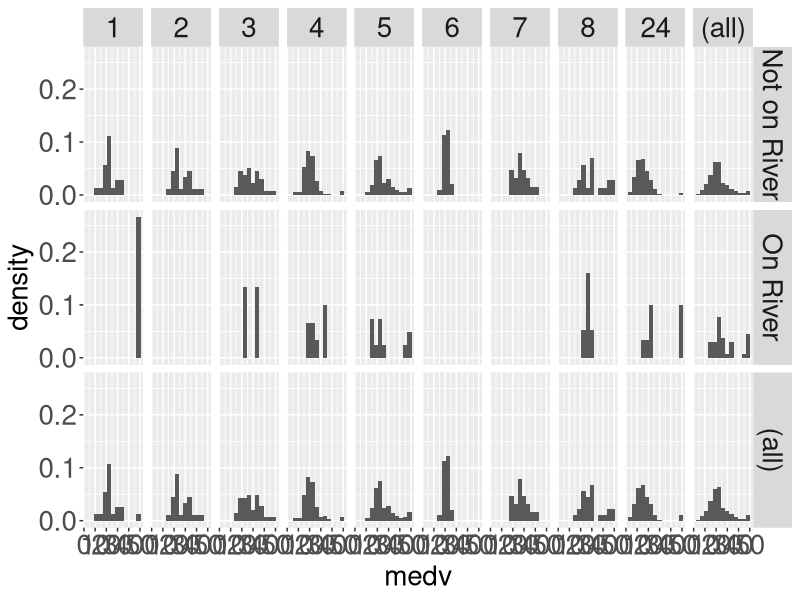
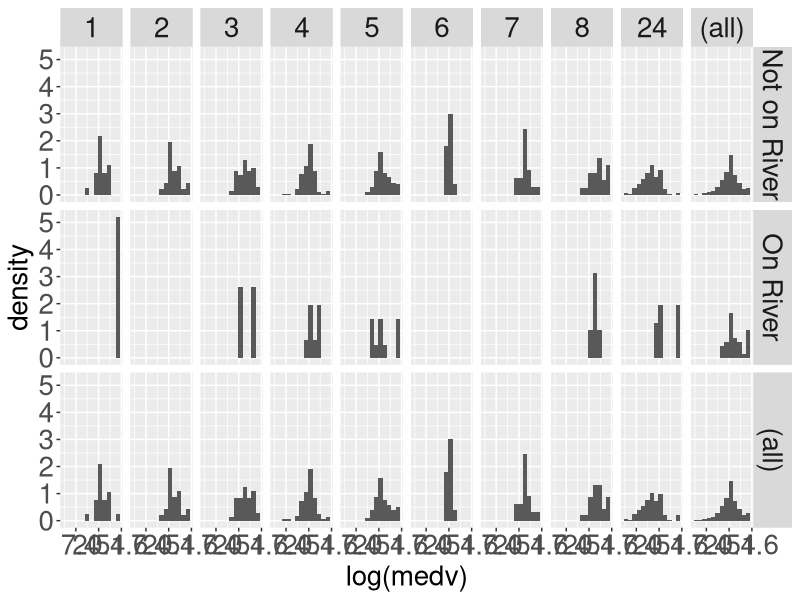
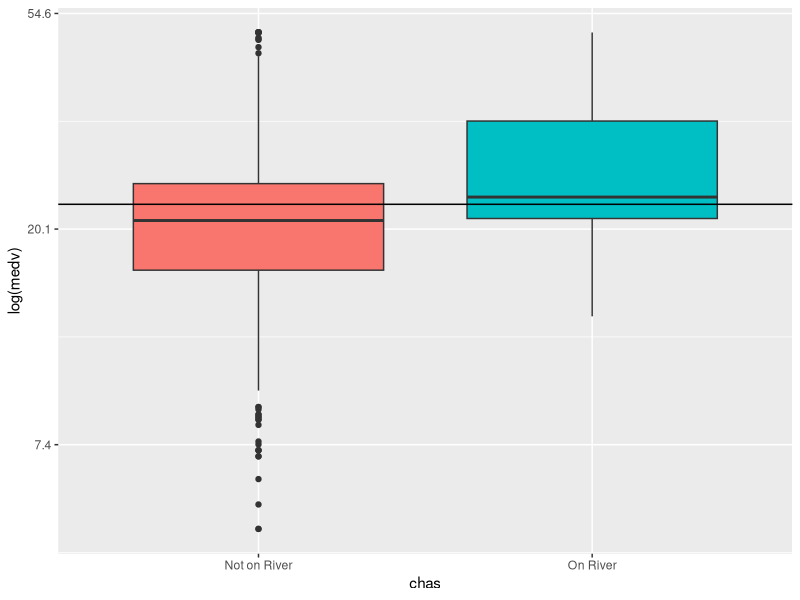
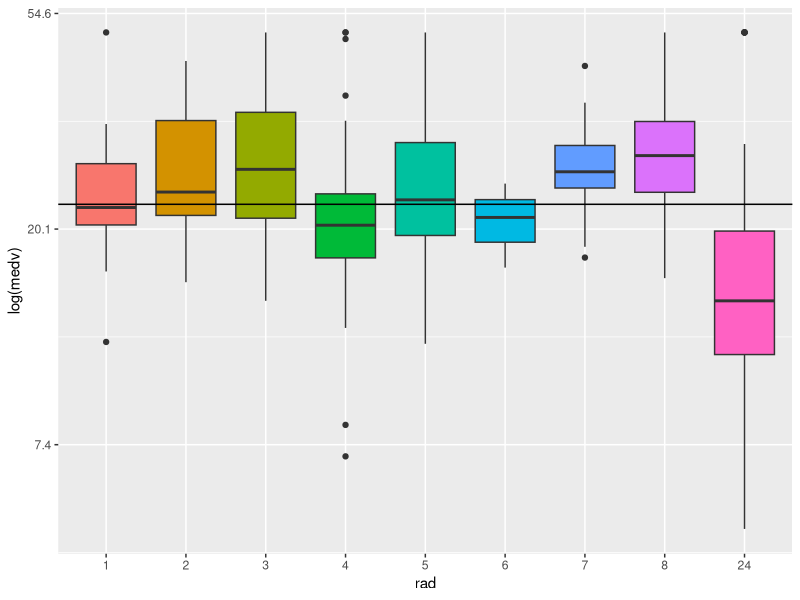
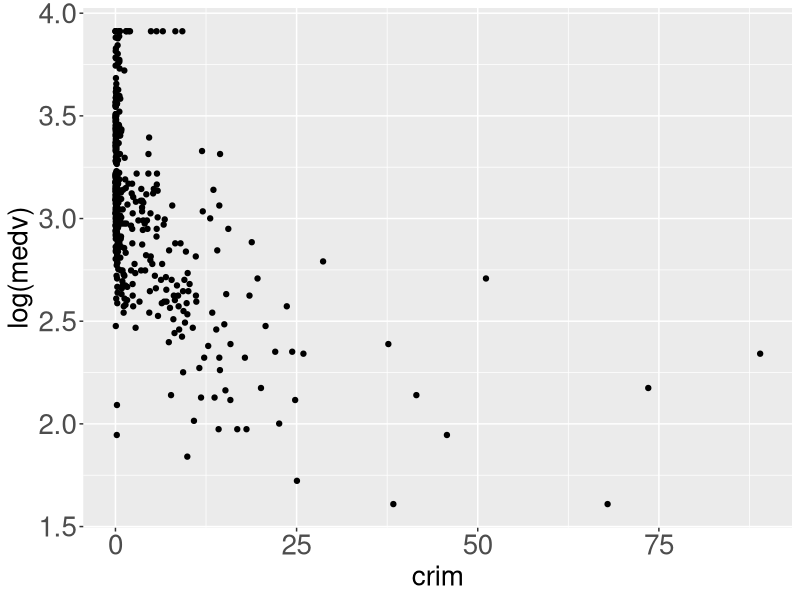
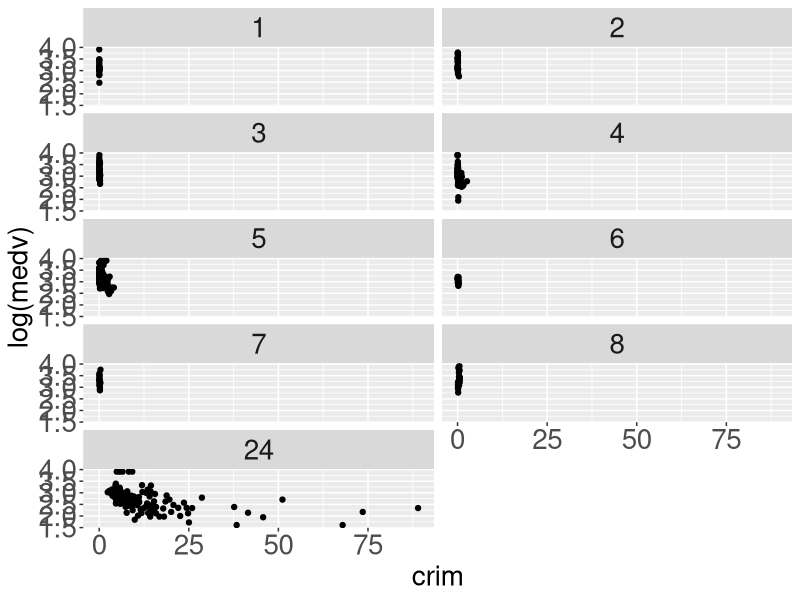
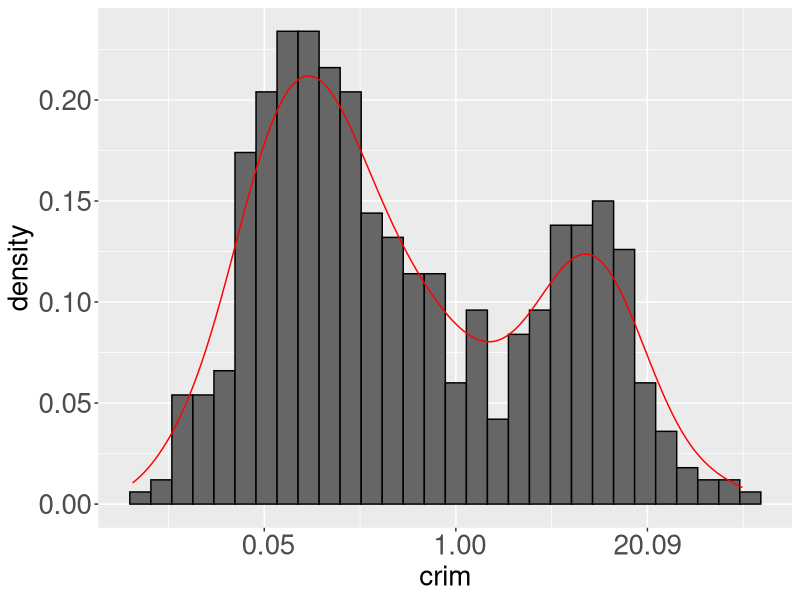
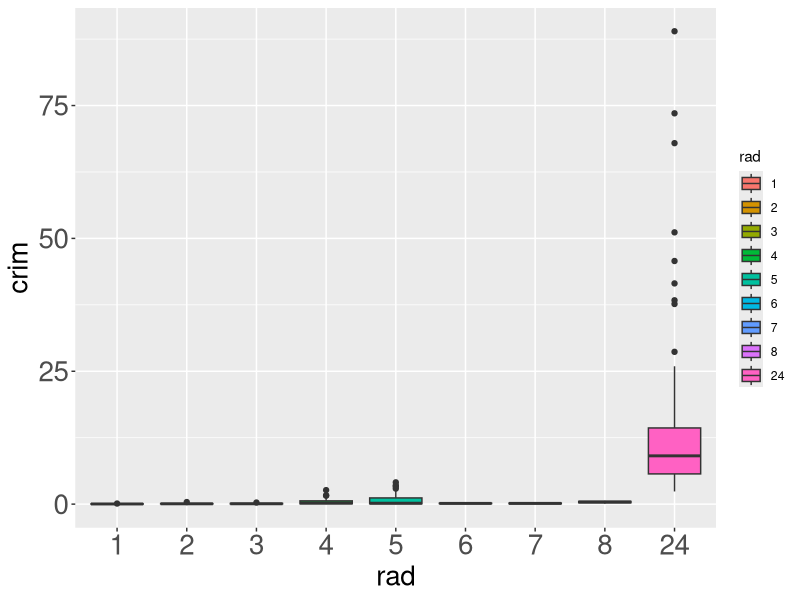

Source code (R) for these figures, in order:
## ---- chunk 1
library(MASS)
data(Boston)
Boston$chas <-factor(Boston$chas, levels = c(0,1),
                     labels = c("Not on River", "On River"))
Boston$rad <-factor(Boston$rad)
head(Boston)
## ---- chunk 2
attach(Boston)
Boston.lm <- lm(log(medv) ~ crim + chas + rad + lstat)
summary(Boston.lm)
## ---- chunk 3
library(ggplot2); library(scales)
## constant
f.size <- element_text(size=20)
this.theme <- theme(strip.text.x = f.size, strip.text.y = f.size,
                    axis.text.x = f.size, axis.text.y = f.size,
                    axis.title.x = f.size, axis.title.y = f.size)
b.width <- function(x) sum(c(-1, 1) * range(x))/12
medv.hist <- ggplot(Boston, aes(medv)) +
    facet_grid(chas ~ rad, margins=T) +
    this.theme
## plot
medv.hist + geom_histogram(aes(y = ..density..), binwidth=b.width(medv))
## ---- chunk 4
fmt <- function(x) format(x, nsmall=1, digits=2)
medv.hist + geom_histogram(aes(y = ..density..), binwidth=b.width(log(medv))) +
    scale_x_continuous(trans=log_trans(), name="log(medv)", labels = fmt) +
    this.theme                 
## ---- chunk 5
plot.box <- function(box){
    box + 
    geom_boxplot() +
    scale_y_continuous(trans=log_trans(), name="log(medv)", labels=fmt) +
    geom_hline(yintercept=mean(medv)) +
    theme(legend.position="none")
}
plot.box(ggplot(Boston, aes(x=chas, y=medv, fill=chas)))
## ---- chunk 6
plot.box(ggplot(Boston, aes(x=rad, y=medv, fill=rad)))
## ---- chunk 7

(gp <- ggplot(Boston, aes(y=log(medv), x=crim)) + geom_point() + this.theme)
gp + facet_wrap(~ rad, ncol=2)
## ---- chunk 8
library(car)
vif(Boston.lm)
vif(update(Boston.lm, .~. - crim))
## ---- chunk 9
ggplot(Boston, aes(x=crim)) + geom_histogram(aes(y = ..density..),
                       fill="grey40", colour="black") +
    scale_x_continuous(trans=log_trans(), labels=fmt) +
    geom_density(color="red") +
    this.theme
## ---- chunk 10
ggplot(Boston, aes(x=rad, y=crim, fill=rad)) + geom_boxplot() +
    this.theme
## ---- chunk 11
ggplot(Boston, aes(x=rad, y=crim, fill=rad)) + geom_boxplot() +
    this.theme + scale_y_continuous(trans=log_trans(), labels=fmt)
## ---- chunk 12
(gp <- ggplot(Boston, aes(x=lstat, y=medv)) +
    geom_point() +
    scale_y_continuous(trans=log_trans(), labels=fmt) +
    this.theme)
## ---- chunk 13
(gp.f <- gp + facet_wrap(~ rad, ncol=2))
## ---- chunk 14
gp + geom_smooth(method=lm, size=1.5)
## ---- chunk 15
gp.f + geom_smooth(method=lm, size=1.5)
## ---- chunk 16
detach(Boston)
